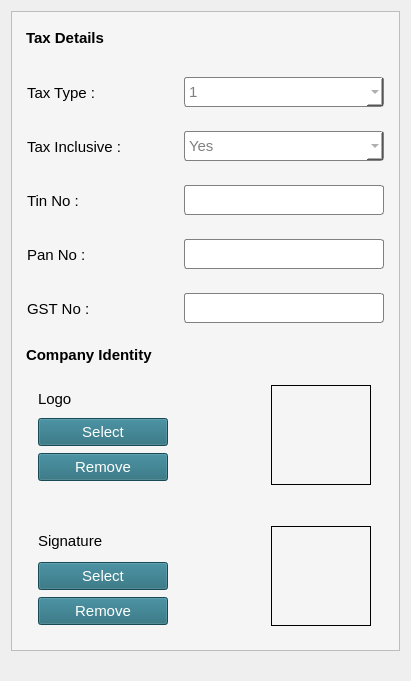
   <widget class="QWidget" name="formLayoutWidget_3">
    <property name="geometry">
     <rect>
      <x>530</x>
      <y>20</y>
      <width>411</width>
      <height>681</height>
     </rect>
    </property>
    <layout class="QFormLayout" name="formLayout_4">
     <property name="verticalSpacing">
      <number>10</number>
     </property>
     <property name="bottomMargin">
      <number>10</number>
     </property>
     <item row="0" column="0" colspan="2">
      <widget class="QFrame" name="frame_2">
       <property name="styleSheet">
        <string notr="true">background-color: whitesmoke;</string>
       </property>
       <property name="frameShape">
        <enum>QFrame::StyledPanel</enum>
       </property>
       <property name="frameShadow">
        <enum>QFrame::Raised</enum>
       </property>
       <layout class="QGridLayout" name="gridLayout_2">
        <item row="0" column="0">
         <layout class="QVBoxLayout" name="verticalLayout_4">
          <item>
           <widget class="QLabel" name="label_10">
            <property name="minimumSize">
             <size>
              <width>359</width>
              <height>34</height>
             </size>
            </property>
            <property name="maximumSize">
             <size>
              <width>359</width>
              <height>34</height>
             </size>
            </property>
            <property name="font">
             <font>
              <pointsize>11</pointsize>
              <weight>75</weight>
              <bold>true</bold>
             </font>
            </property>
            <property name="text">
             <string>Tax Details</string>
            </property>
           </widget>
          </item>
          <item>
           <layout class="QHBoxLayout" name="horizontalLayout_9">
            <property name="topMargin">
             <number>15</number>
            </property>
            <property name="bottomMargin">
             <number>15</number>
            </property>
            <item>
             <widget class="QLabel" name="label_11">
              <property name="minimumSize">
               <size>
                <width>150</width>
                <height>33</height>
               </size>
              </property>
              <property name="maximumSize">
               <size>
                <width>150</width>
                <height>33</height>
               </size>
              </property>
              <property name="font">
               <font>
                <pointsize>11</pointsize>
               </font>
              </property>
              <property name="text">
               <string>Tax Type : </string>
              </property>
             </widget>
            </item>
            <item>
             <widget class="QComboBox" name="comboBox_4">
              <property name="minimumSize">
               <size>
                <width>200</width>
                <height>30</height>
               </size>
              </property>
              <property name="maximumSize">
               <size>
                <width>200</width>
                <height>30</height>
               </size>
              </property>
              <property name="font">
               <font>
                <pointsize>11</pointsize>
               </font>
              </property>
              <property name="styleSheet">
               <string notr="true">border-radius:3px;
border:1px solid gray;
background-color:white;
color:gray;</string>
              </property>
              <item>
               <property name="text">
                <string>1</string>
               </property>
              </item>
              <item>
               <property name="text">
                <string>2</string>
               </property>
              </item>
             </widget>
            </item>
           </layout>
          </item>
          <item>
           <layout class="QHBoxLayout" name="horizontalLayout_10">
            <property name="bottomMargin">
             <number>15</number>
            </property>
            <item>
             <widget class="QLabel" name="label_12">
              <property name="minimumSize">
               <size>
                <width>150</width>
                <height>33</height>
               </size>
              </property>
              <property name="maximumSize">
               <size>
                <width>150</width>
                <height>33</height>
               </size>
              </property>
              <property name="font">
               <font>
                <pointsize>11</pointsize>
               </font>
              </property>
              <property name="text">
               <string>Tax Inclusive :</string>
              </property>
             </widget>
            </item>
            <item>
             <widget class="QComboBox" name="comboBox_5">
              <property name="minimumSize">
               <size>
                <width>200</width>
                <height>30</height>
               </size>
              </property>
              <property name="maximumSize">
               <size>
                <width>200</width>
                <height>30</height>
               </size>
              </property>
              <property name="font">
               <font>
                <pointsize>11</pointsize>
               </font>
              </property>
              <property name="styleSheet">
               <string notr="true">border-radius:3px;
border:1px solid gray;
background-color:white;
color:gray;</string>
              </property>
              <item>
               <property name="text">
                <string>Yes</string>
               </property>
              </item>
              <item>
               <property name="text">
                <string>No</string>
               </property>
              </item>
             </widget>
            </item>
           </layout>
          </item>
          <item>
           <layout class="QHBoxLayout" name="horizontalLayout_11">
            <property name="bottomMargin">
             <number>15</number>
            </property>
            <item>
             <widget class="QLabel" name="label_13">
              <property name="minimumSize">
               <size>
                <width>150</width>
                <height>33</height>
               </size>
              </property>
              <property name="maximumSize">
               <size>
                <width>150</width>
                <height>33</height>
               </size>
              </property>
              <property name="font">
               <font>
                <pointsize>11</pointsize>
               </font>
              </property>
              <property name="text">
               <string>Tin No :</string>
              </property>
             </widget>
            </item>
            <item>
             <widget class="QLineEdit" name="lineEdit_5">
              <property name="minimumSize">
               <size>
                <width>200</width>
                <height>30</height>
               </size>
              </property>
              <property name="maximumSize">
               <size>
                <width>200</width>
                <height>30</height>
               </size>
              </property>
              <property name="font">
               <font>
                <pointsize>11</pointsize>
               </font>
              </property>
              <property name="styleSheet">
               <string notr="true">border-radius:3px;
border:1px solid gray;
background-color:white;
color:gray;</string>
              </property>
             </widget>
            </item>
           </layout>
          </item>
          <item>
           <layout class="QHBoxLayout" name="horizontalLayout_12">
            <property name="bottomMargin">
             <number>15</number>
            </property>
            <item>
             <widget class="QLabel" name="label_14">
              <property name="minimumSize">
               <size>
                <width>150</width>
                <height>33</height>
               </size>
              </property>
              <property name="maximumSize">
               <size>
                <width>150</width>
                <height>33</height>
               </size>
              </property>
              <property name="font">
               <font>
                <pointsize>11</pointsize>
               </font>
              </property>
              <property name="text">
               <string>Pan No :</string>
              </property>
             </widget>
            </item>
            <item>
             <widget class="QLineEdit" name="lineEdit_6">
              <property name="minimumSize">
               <size>
                <width>200</width>
                <height>30</height>
               </size>
              </property>
              <property name="maximumSize">
               <size>
                <width>200</width>
                <height>30</height>
               </size>
              </property>
              <property name="font">
               <font>
                <pointsize>11</pointsize>
               </font>
              </property>
              <property name="styleSheet">
               <string notr="true">border-radius:3px;
border:1px solid gray;
background-color:white;
color:gray;</string>
              </property>
             </widget>
            </item>
           </layout>
          </item>
          <item>
           <layout class="QHBoxLayout" name="horizontalLayout_15">
            <property name="bottomMargin">
             <number>15</number>
            </property>
            <item>
             <widget class="QLabel" name="label_20">
              <property name="minimumSize">
               <size>
                <width>150</width>
                <height>33</height>
               </size>
              </property>
              <property name="maximumSize">
               <size>
                <width>150</width>
                <height>33</height>
               </size>
              </property>
              <property name="font">
               <font>
                <pointsize>11</pointsize>
               </font>
              </property>
              <property name="text">
               <string>GST No :</string>
              </property>
             </widget>
            </item>
            <item>
             <widget class="QLineEdit" name="lineEdit_7">
              <property name="minimumSize">
               <size>
                <width>200</width>
                <height>30</height>
               </size>
              </property>
              <property name="maximumSize">
               <size>
                <width>200</width>
                <height>30</height>
               </size>
              </property>
              <property name="font">
               <font>
                <pointsize>11</pointsize>
               </font>
              </property>
              <property name="styleSheet">
               <string notr="true">border-radius:3px;
border:1px solid gray;
background-color:white;
color:gray;</string>
              </property>
             </widget>
            </item>
           </layout>
          </item>
          <item>
           <widget class="QLabel" name="label_15">
            <property name="font">
             <font>
              <pointsize>11</pointsize>
              <weight>75</weight>
              <bold>true</bold>
             </font>
            </property>
            <property name="text">
             <string>Company Identity</string>
            </property>
           </widget>
          </item>
          <item>
           <layout class="QHBoxLayout" name="horizontalLayout_13">
            <property name="topMargin">
             <number>15</number>
            </property>
            <property name="bottomMargin">
             <number>15</number>
            </property>
            <item>
             <layout class="QVBoxLayout" name="verticalLayout_2">
              <item>
               <widget class="QLabel" name="label_16">
                <property name="sizePolicy">
                 <sizepolicy hsizetype="Preferred" vsizetype="Preferred">
                  <horstretch>0</horstretch>
                  <verstretch>0</verstretch>
                 </sizepolicy>
                </property>
                <property name="minimumSize">
                 <size>
                  <width>130</width>
                  <height>25</height>
                 </size>
                </property>
                <property name="maximumSize">
                 <size>
                  <width>130</width>
                  <height>25</height>
                 </size>
                </property>
                <property name="font">
                 <font>
                  <pointsize>11</pointsize>
                 </font>
                </property>
                <property name="styleSheet">
                 <string notr="true"/>
                </property>
                <property name="text">
                 <string>Logo</string>
                </property>
               </widget>
              </item>
              <item>
               <widget class="QPushButton" name="pushButton">
                <property name="minimumSize">
                 <size>
                  <width>130</width>
                  <height>28</height>
                 </size>
                </property>
                <property name="maximumSize">
                 <size>
                  <width>130</width>
                  <height>28</height>
                 </size>
                </property>
                <property name="font">
                 <font>
                  <pointsize>11</pointsize>
                 </font>
                </property>
                <property name="styleSheet">
                 <string notr="true">background-color: rgb(33, 103, 120);
color:white;</string>
                </property>
                <property name="text">
                 <string>Select</string>
                </property>
                <property name="icon">
                 <iconset resource="../add_new_comp.qrc">
                  <normaloff>:/sample/Images/gallery64.png</normaloff>:/sample/Images/gallery64.png</iconset>
                </property>
                <property name="iconSize">
                 <size>
                  <width>25</width>
                  <height>25</height>
                 </size>
                </property>
               </widget>
              </item>
              <item>
               <widget class="QPushButton" name="pushButton_2">
                <property name="minimumSize">
                 <size>
                  <width>130</width>
                  <height>28</height>
                 </size>
                </property>
                <property name="maximumSize">
                 <size>
                  <width>130</width>
                  <height>28</height>
                 </size>
                </property>
                <property name="font">
                 <font>
                  <pointsize>11</pointsize>
                 </font>
                </property>
                <property name="styleSheet">
                 <string notr="true">background-color: rgb(33, 103, 120);
color:white;</string>
                </property>
                <property name="text">
                 <string>Remove</string>
                </property>
                <property name="icon">
                 <iconset resource="../add_new_comp.qrc">
                  <normaloff>:/sample/Images/delete264.png</normaloff>:/sample/Images/delete264.png</iconset>
                </property>
                <property name="iconSize">
                 <size>
                  <width>25</width>
                  <height>25</height>
                 </size>
                </property>
               </widget>
              </item>
             </layout>
            </item>
            <item>
             <spacer name="horizontalSpacer">
              <property name="orientation">
               <enum>Qt::Horizontal</enum>
              </property>
              <property name="sizeType">
               <enum>QSizePolicy::Fixed</enum>
              </property>
              <property name="sizeHint" stdset="0">
               <size>
                <width>85</width>
                <height>20</height>
               </size>
              </property>
             </spacer>
            </item>
            <item>
             <widget class="QLabel" name="label_18">
              <property name="minimumSize">
               <size>
                <width>100</width>
                <height>100</height>
               </size>
              </property>
              <property name="maximumSize">
               <size>
                <width>100</width>
                <height>100</height>
               </size>
              </property>
              <property name="font">
               <font>
                <pointsize>10</pointsize>
               </font>
              </property>
              <property name="styleSheet">
               <string notr="true">border:1px solid black;</string>
              </property>
              <property name="text">
               <string/>
              </property>
              <property name="pixmap">
               <pixmap resource="../add_new_comp.qrc">:/sample/icon.png</pixmap>
              </property>
              <property name="scaledContents">
               <bool>true</bool>
              </property>
             </widget>
            </item>
           </layout>
          </item>
          <item>
           <spacer name="verticalSpacer">
            <property name="orientation">
             <enum>Qt::Vertical</enum>
            </property>
            <property name="sizeType">
             <enum>QSizePolicy::Fixed</enum>
            </property>
            <property name="sizeHint" stdset="0">
             <size>
              <width>20</width>
              <height>20</height>
             </size>
            </property>
           </spacer>
          </item>
          <item>
           <layout class="QHBoxLayout" name="horizontalLayout_14">
            <property name="bottomMargin">
             <number>15</number>
            </property>
            <item>
             <layout class="QVBoxLayout" name="verticalLayout_3">
              <item>
               <widget class="QLabel" name="label_17">
                <property name="minimumSize">
                 <size>
                  <width>130</width>
                  <height>28</height>
                 </size>
                </property>
                <property name="maximumSize">
                 <size>
                  <width>130</width>
                  <height>28</height>
                 </size>
                </property>
                <property name="font">
                 <font>
                  <pointsize>11</pointsize>
                 </font>
                </property>
                <property name="text">
                 <string>Signature</string>
                </property>
               </widget>
              </item>
              <item>
               <widget class="QPushButton" name="pushButton_3">
                <property name="minimumSize">
                 <size>
                  <width>130</width>
                  <height>28</height>
                 </size>
                </property>
                <property name="maximumSize">
                 <size>
                  <width>130</width>
                  <height>28</height>
                 </size>
                </property>
                <property name="font">
                 <font>
                  <pointsize>11</pointsize>
                 </font>
                </property>
                <property name="styleSheet">
                 <string notr="true">background-color: rgb(33, 103, 120);
color:white;</string>
                </property>
                <property name="text">
                 <string>Select</string>
                </property>
                <property name="icon">
                 <iconset resource="../add_new_comp.qrc">
                  <normaloff>:/sample/Images/gallery64.png</normaloff>:/sample/Images/gallery64.png</iconset>
                </property>
                <property name="iconSize">
                 <size>
                  <width>25</width>
                  <height>25</height>
                 </size>
                </property>
               </widget>
              </item>
              <item>
               <widget class="QPushButton" name="pushButton_4">
                <property name="minimumSize">
                 <size>
                  <width>130</width>
                  <height>28</height>
                 </size>
                </property>
                <property name="maximumSize">
                 <size>
                  <width>130</width>
                  <height>28</height>
                 </size>
                </property>
                <property name="font">
                 <font>
                  <pointsize>11</pointsize>
                 </font>
                </property>
                <property name="styleSheet">
                 <string notr="true">background-color: rgb(33, 103, 120);
color:white;</string>
                </property>
                <property name="text">
                 <string>Remove</string>
                </property>
                <property name="icon">
                 <iconset resource="../add_new_comp.qrc">
                  <normaloff>:/sample/Images/delete264.png</normaloff>:/sample/Images/delete264.png</iconset>
                </property>
                <property name="iconSize">
                 <size>
                  <width>25</width>
                  <height>25</height>
                 </size>
                </property>
               </widget>
              </item>
             </layout>
            </item>
            <item>
             <spacer name="horizontalSpacer_2">
              <property name="orientation">
               <enum>Qt::Horizontal</enum>
              </property>
              <property name="sizeType">
               <enum>QSizePolicy::Fixed</enum>
              </property>
              <property name="sizeHint" stdset="0">
               <size>
                <width>85</width>
                <height>20</height>
               </size>
              </property>
             </spacer>
            </item>
            <item>
             <widget class="QLabel" name="label_19">
              <property name="minimumSize">
               <size>
                <width>100</width>
                <height>100</height>
               </size>
              </property>
              <property name="maximumSize">
               <size>
                <width>100</width>
                <height>100</height>
               </size>
              </property>
              <property name="font">
               <font>
                <pointsize>10</pointsize>
               </font>
              </property>
              <property name="styleSheet">
               <string notr="true">border:1px solid black;</string>
              </property>
              <property name="text">
               <string/>
              </property>
              <property name="pixmap">
               <pixmap resource="../add_new_comp.qrc">:/sample/hba.jpg</pixmap>
              </property>
              <property name="scaledContents">
               <bool>true</bool>
              </property>
             </widget>
            </item>
           </layout>
          </item>
         </layout>
        </item>
       </layout>
      </widget>
     </item>
    </layout>
   </widget>
